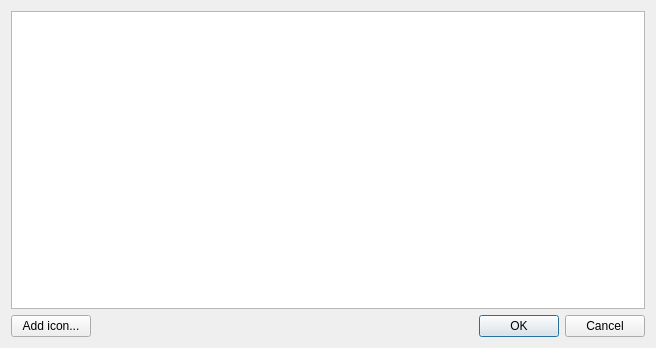
<?xml version="1.0" encoding="UTF-8"?>
<ui version="4.0">
 <class>DlgIconChoose</class>
 <widget class="QDialog" name="DlgIconChoose">
  <property name="geometry">
   <rect>
    <x>0</x>
    <y>0</y>
    <width>656</width>
    <height>348</height>
   </rect>
  </property>
  <property name="windowTitle">
   <string>Dialog</string>
  </property>
  <layout class="QGridLayout" name="gridLayout">
   <item row="0" column="0" colspan="2">
    <widget class="QListWidget" name="lw_Icons">
     <property name="iconSize">
      <size>
       <width>32</width>
       <height>32</height>
      </size>
     </property>
    </widget>
   </item>
   <item row="1" column="0">
    <widget class="QPushButton" name="btn_AddIcon">
     <property name="text">
      <string>Add icon...</string>
     </property>
    </widget>
   </item>
   <item row="1" column="1">
    <widget class="QDialogButtonBox" name="buttonBox">
     <property name="orientation">
      <enum>Qt::Horizontal</enum>
     </property>
     <property name="standardButtons">
      <set>QDialogButtonBox::Cancel|QDialogButtonBox::Ok</set>
     </property>
    </widget>
   </item>
  </layout>
 </widget>
 <resources/>
 <connections>
  <connection>
   <sender>buttonBox</sender>
   <signal>accepted()</signal>
   <receiver>DlgIconChoose</receiver>
   <slot>accept()</slot>
   <hints>
    <hint type="sourcelabel">
     <x>248</x>
     <y>254</y>
    </hint>
    <hint type="destinationlabel">
     <x>157</x>
     <y>274</y>
    </hint>
   </hints>
  </connection>
  <connection>
   <sender>buttonBox</sender>
   <signal>rejected()</signal>
   <receiver>DlgIconChoose</receiver>
   <slot>reject()</slot>
   <hints>
    <hint type="sourcelabel">
     <x>316</x>
     <y>260</y>
    </hint>
    <hint type="destinationlabel">
     <x>286</x>
     <y>274</y>
    </hint>
   </hints>
  </connection>
 </connections>
</ui>
